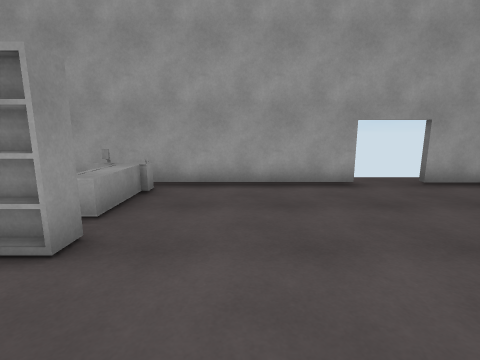
View 1 (above)

12 first-person views from a walk through a 3-D level made in the Unity game engine. The camera is 1.4 m above the floor, tilts 10° down and sees 85° across. Doors are open. The floor is counted in squares, 1 m on a side. Each view is taken from the middle of a square. On the plan, view 1 faces up. The plan holds only what a view shows up to about 13 squares ahead; the rest is blank. The player character is not drawn.

View 2
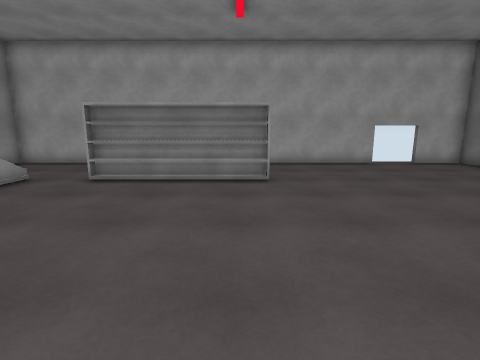

View 3
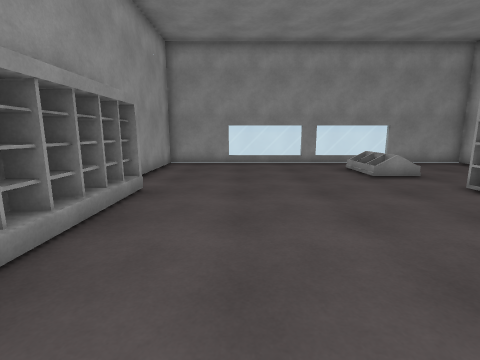

View 4
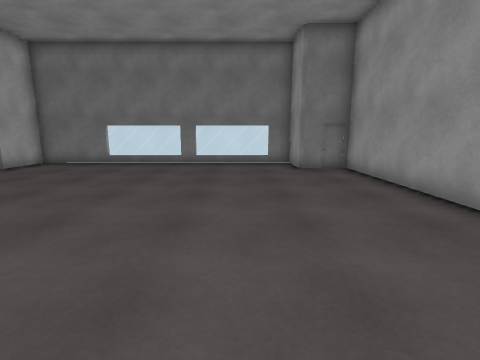

View 5
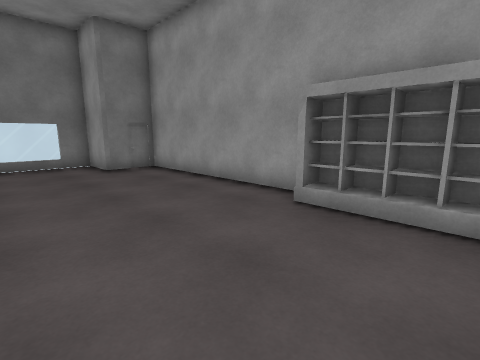

View 6
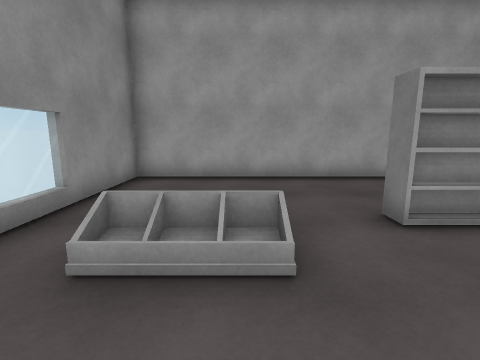

View 7
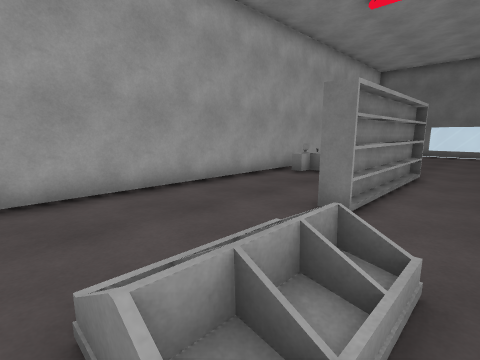

View 8
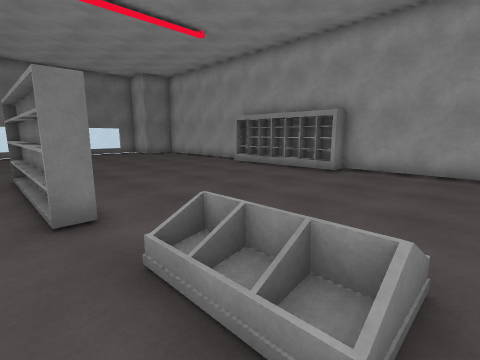

View 9
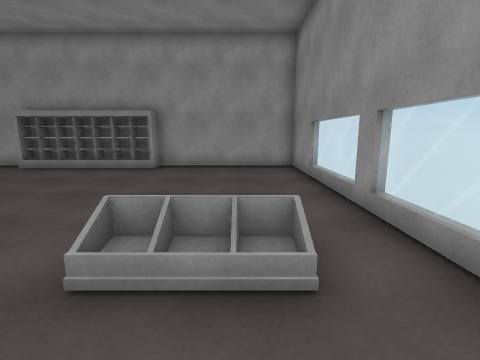

View 10
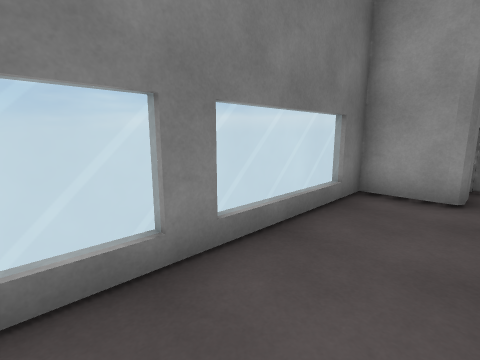

View 11
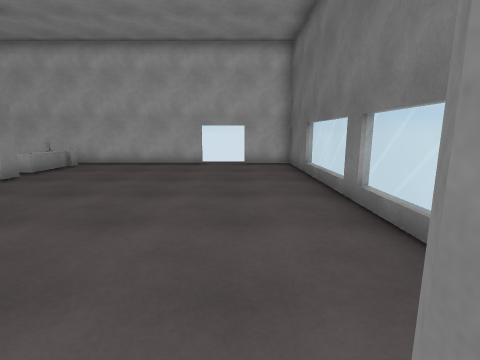

View 12
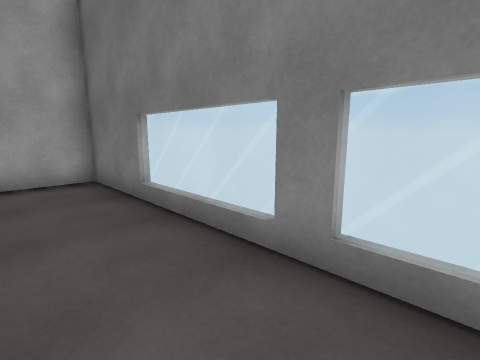

### Floor plan
Points are (right, up) in squares from view 1. A wall is a line through its corners. A room is listed if a view was taken in it or the views show most of it. See-through windows are left out.
Room 1 (views 1, 2, 3, 4, 5, 6, 7, 8, 9, 10, 11, 12)
walls: (-2.8, -6.1) (-2.3, -6.1); (-3.6, -6.1) (-3, -6.1); (-6.7, -5.4) (-6.6, -6.1) (-6, -6.1); (-1.6, -6.3) (5.4, -6.3) (5.4, -4.3) (7.3, -4.3) (7.3, -3.2); (-5.9, -6.1) (-5.3, -6.1) (-5.2, -5.5) (-5.1, -6.1) (-3.8, -6.1) (-3.7, -5.5); (-7.5, -5.6) (-2, -5.6); (-7.4, -6.1) (-6.7, -6.1); (3.3, 7.3) (-13.3, 7.3) (-13.3, 3.5); (-13.3, 0.6) (-13.3, -0.1); (7.3, 0) (7.3, 0.9); (7.3, 4.1) (7.3, 7.3) (5.1, 7.3); (-13.3, -3.5) (-13.3, -6.3) (-7.5, -6.3)
low walls: (-11.7, 1.5) (-11.7, 2.5); (-11.6, 2.5) (-11.6, 1.5)
ways out: open door at (-1.5, -5); open door at (4, 7)
objects: shelf (-7, 3) to (-2, 3); desk (-3, 4) to (-3, 6)

Positions as (right, up) in squares from view 1, and headings:
1: (0, 0), facing up
2: (-3, -5), facing up
3: (-1, -3), facing left
4: (-5, -2), facing right
5: (-5, -1), facing down-right
6: (-10, -1), facing up
7: (-12, 1), facing up-right
8: (-12, 4), facing down-right
9: (-11, 5), facing down
10: (5, 2), facing down-right
11: (5, -5), facing up
12: (5, -1), facing up-right
